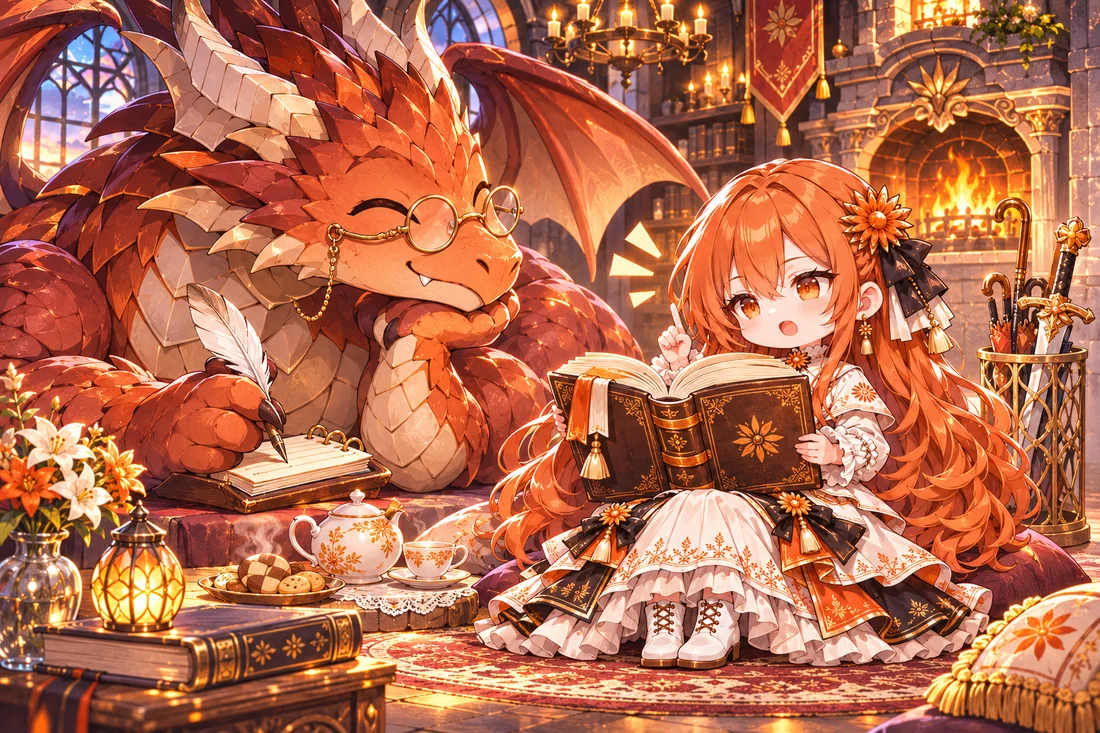
#> input picture src/assets/cg_claude_dragon.webp, 1100 x 733 px, given in place of cg_claude_dragon.webp.png, which was not available
$ python bg_post.py ../src/assets/cg_claude_dragon.webp
#> lines starting #> are read from the running program, lines starting #| are printed output that depends on the picture
"""背景後製：給 Blender 輸出的 art/raw/bg_*.png 加光暈與輕微暗角，再壓成 WebP 放到 art/cut/。

用法：python tools/bg_post.py hall canyon studio
"""
import os
import sys

import numpy as np
from PIL import Image, ImageFilter

ROOT = os.path.dirname(os.path.dirname(os.path.abspath(__file__)))


def post(name, bloom=0.32, threshold=0.72, radius=26, vignette=0.12, quality=86):
#> called with name = '../src/assets/cg_claude_dragon.webp', bloom = 0.32, threshold = 0.72, radius = 26, vignette = 0.12, quality = 86
    src = os.path.join(ROOT, 'art', 'raw', f'bg_{name}.png')
    im = Image.open(src).convert('RGB')
#> im is the input picture: PIL image 1100x733 RGB; mean R, G, B 180.7, 107.2, 78.5
    a = np.asarray(im).astype(np.float32) / 255.0
    # 光暈：只取亮部、模糊後用 screen 疊回去
    lum = a @ np.array([0.2126, 0.7152, 0.0722], dtype=np.float32)
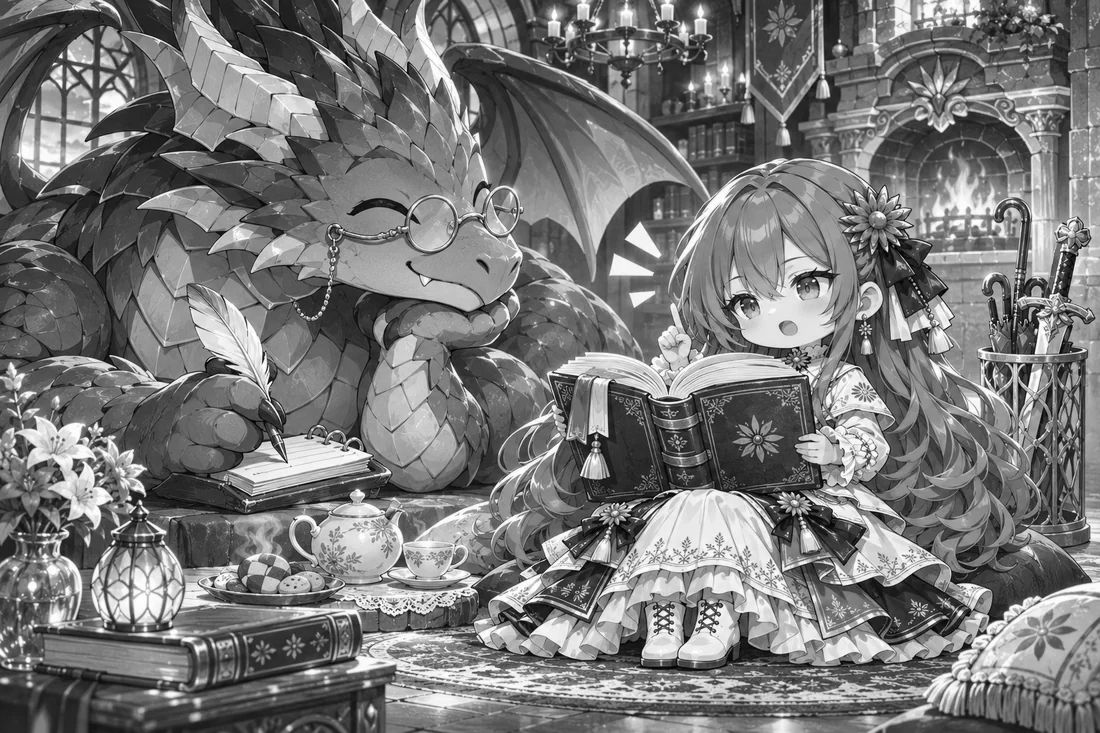
#> lum: shape (733, 1100) float32; min 0.00834, max 1, mean 0.474
    mask = np.clip((lum - threshold) / (1 - threshold), 0, 1)[..., None]
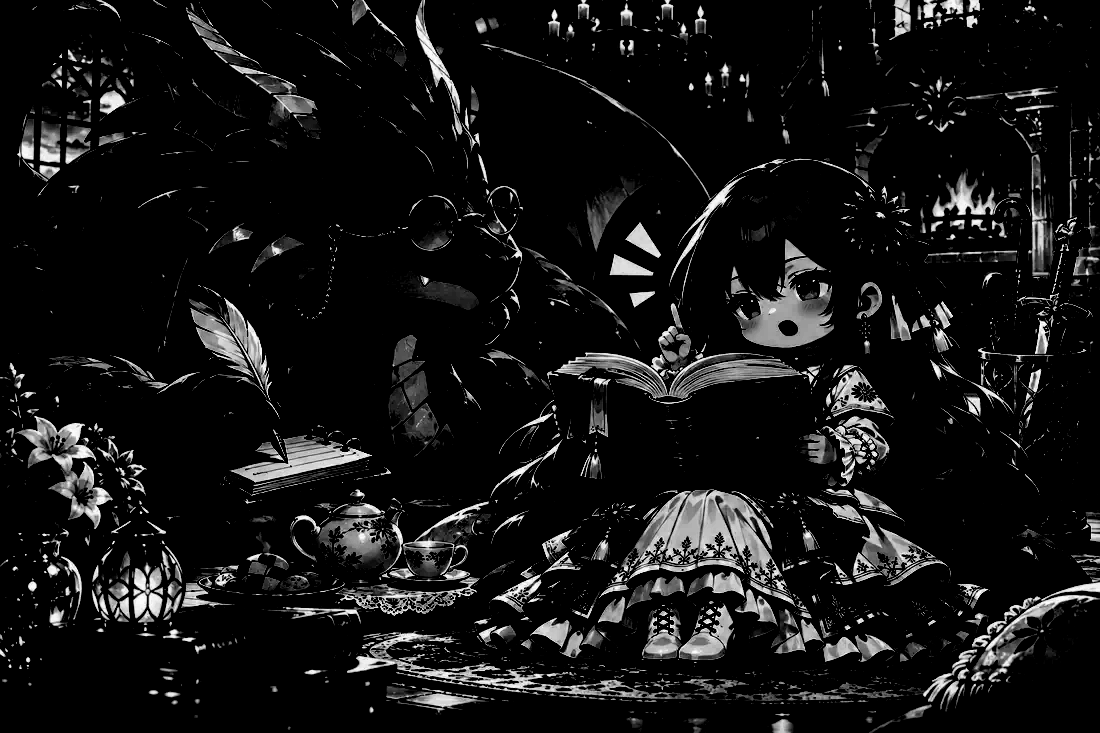
#> mask: shape (733, 1100, 1) float32; min 0, max 1, mean 0.0823
    bright = Image.fromarray((a * mask * 255).astype(np.uint8)).filter(ImageFilter.GaussianBlur(radius))
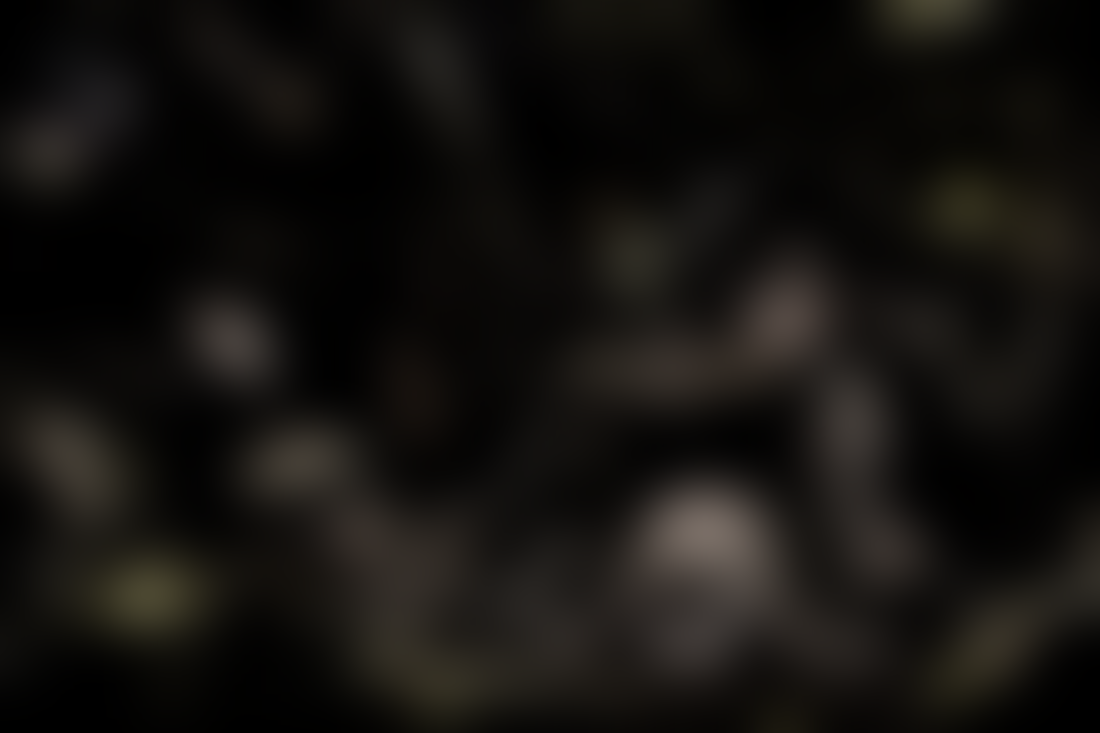
#> bright: PIL image 1100x733 RGB; mean R, G, B 20.6, 18.4, 15.6
    b = np.asarray(bright).astype(np.float32) / 255.0 * bloom
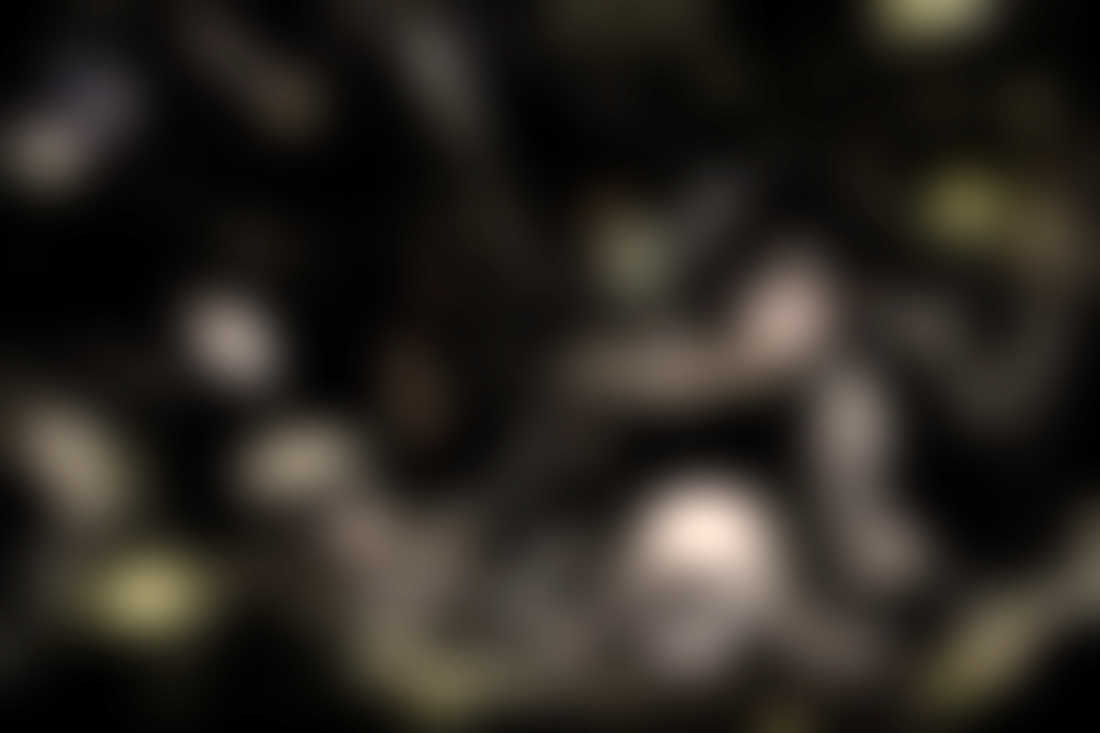
#> b: shape (733, 1100, 3) float32; mean R, G, B 0.0258, 0.0231, 0.0196; drawn with min black and max white
    out = 1 - (1 - a) * (1 - b)
    # 暗角
    h, w = lum.shape
#> h = 733; w = 1100
    yy, xx = np.mgrid[0:h, 0:w]
    r = np.sqrt(((xx - w / 2) / (w / 2)) ** 2 + ((yy - h / 2) / (h / 2)) ** 2) / np.sqrt(2)
    out *= (1 - vignette * np.clip(r, 0, 1) ** 2)[..., None]
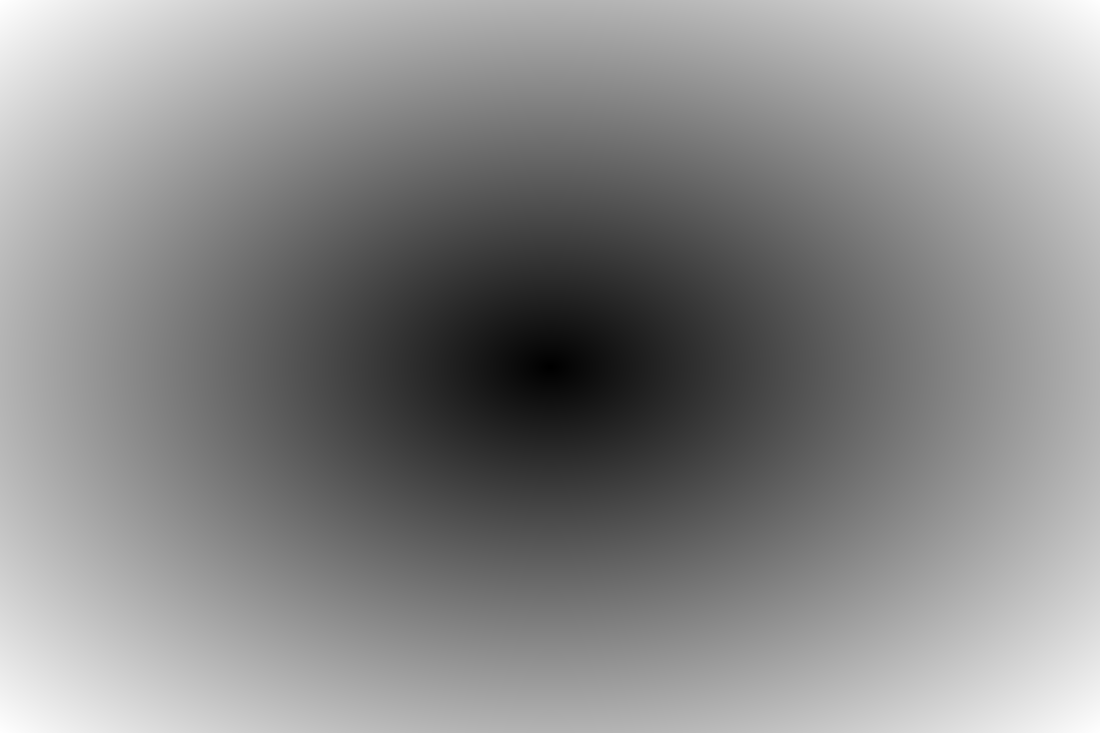
#> r: shape (733, 1100) float64; min 0.000965, max 1, mean 0.541
    img = Image.fromarray((np.clip(out, 0, 1) * 255).astype(np.uint8))
    os.makedirs(os.path.join(ROOT, 'art', 'cut'), exist_ok=True)
    dst = os.path.join(ROOT, 'art', 'cut', f'bg_{name}.webp')
    img.save(dst, 'WEBP', quality=quality, method=6)
    print(dst, img.size, os.path.getsize(dst) // 1024, 'KB')
#| art/cut/bg_../src/assets/cg_claude_dragon.webp.webp (1100, 733) 250 KB


if __name__ == '__main__':
    for n in sys.argv[1:] or ['hall', 'canyon', 'studio']:
        post(n)

$ run again, on src/assets/cg_claude_scene.webp
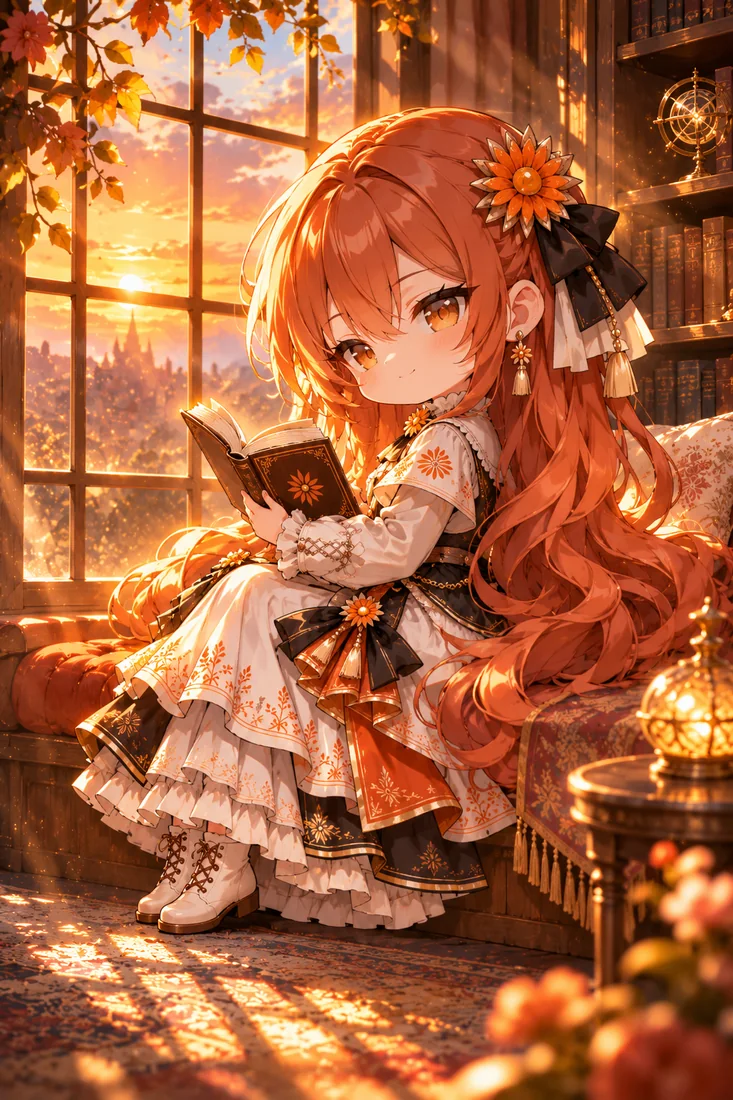
#> input picture src/assets/cg_claude_scene.webp, 733 x 1100 px, given in place of cg_claude_scene.webp.png, which was not available
#> in post, im is the input picture: PIL image 733x1100 RGB; mean R, G, B 172.5, 100.5, 61.9
#> in post, `lum = a @ np.array([0.2126, 0.7152, 0.0722], dtype=np.float32)`:
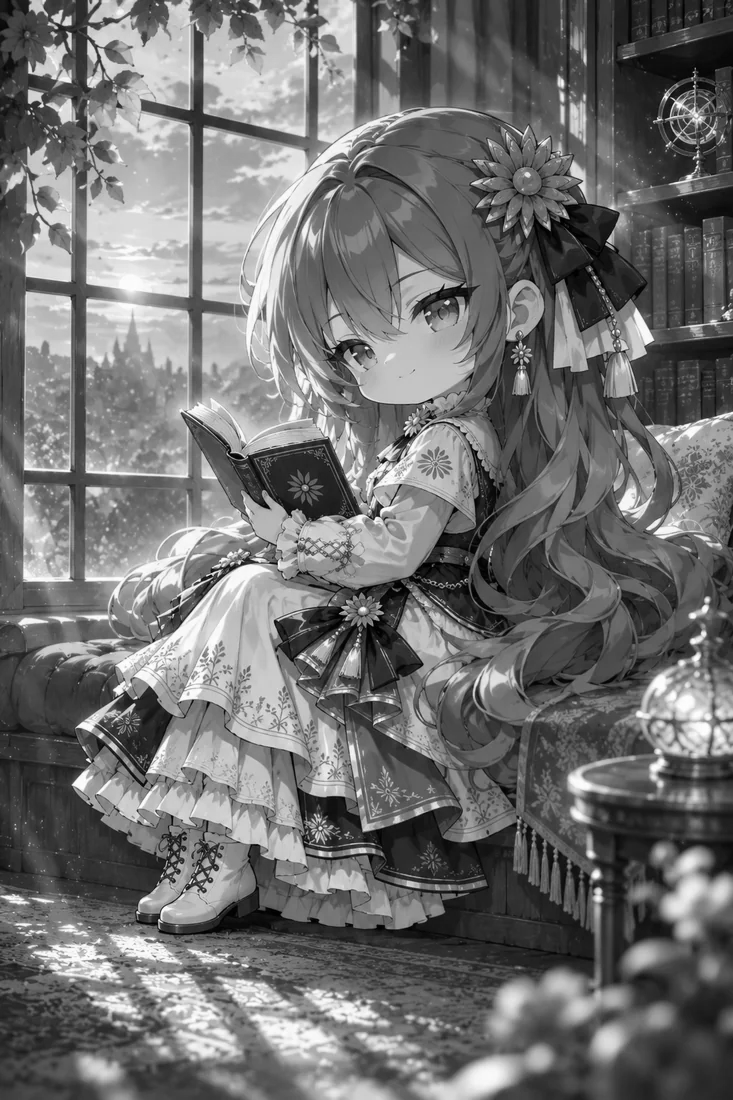
#> lum: shape (1100, 733) float32; min 0, max 1, mean 0.443
#> in post, `b = np.asarray(bright).astype(np.float32) / 255.0 * bloom`:
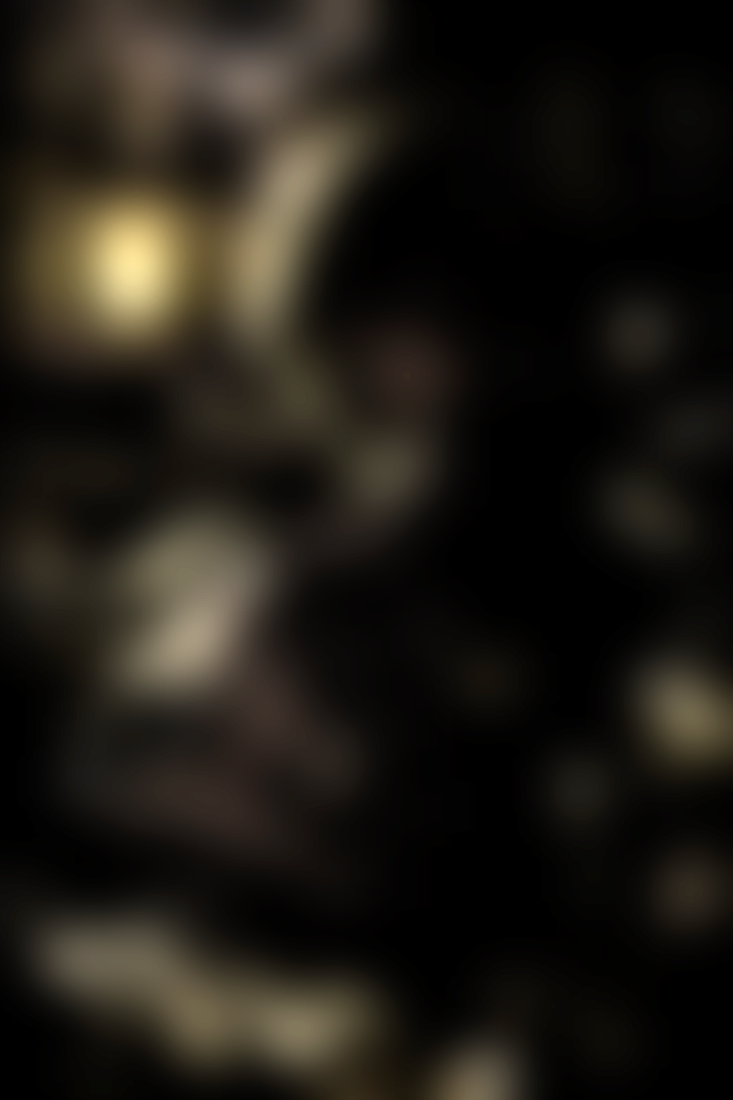
#> b: shape (1100, 733, 3) float32; mean R, G, B 0.0192, 0.0169, 0.0128; drawn with min black and max white
#| art/cut/bg_../src/assets/cg_claude_scene.webp.webp (733, 1100) 176 KB

$ run again, on src/assets/cg_claude_selfie.webp
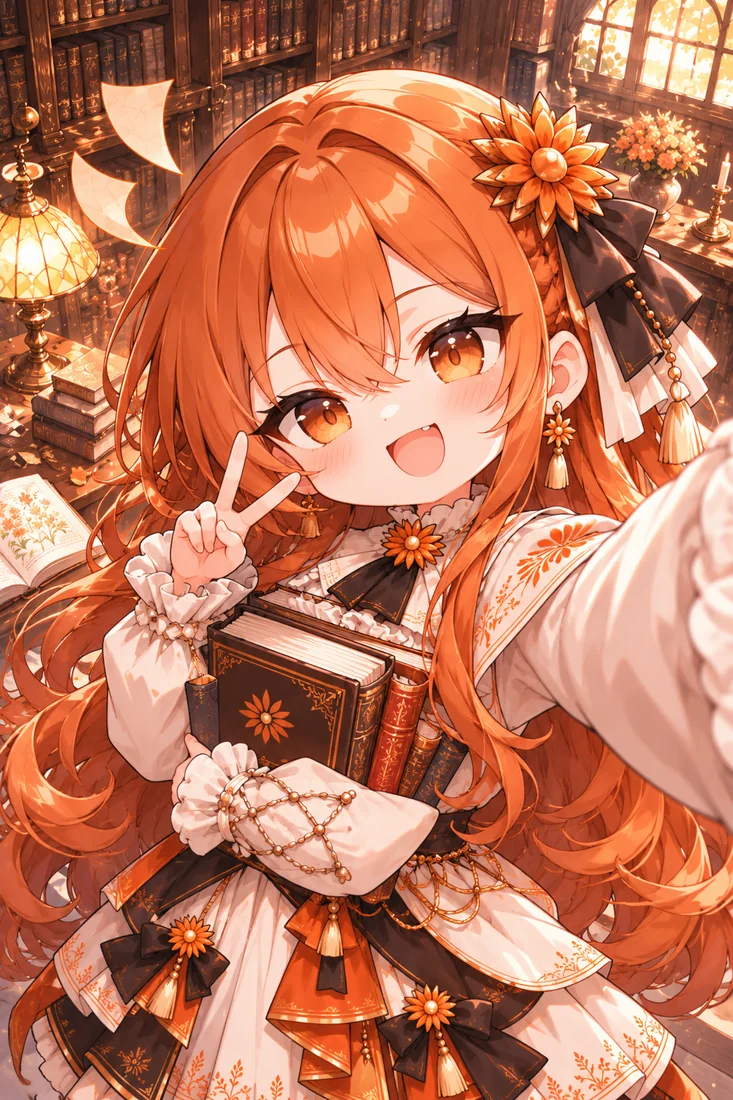
#> input picture src/assets/cg_claude_selfie.webp, 733 x 1100 px, given in place of cg_claude_selfie.webp.png, which was not available
#> in post, im is the input picture: PIL image 733x1100 RGB; mean R, G, B 191.6, 119, 90.3
#> in post, `mask = np.clip((lum - threshold) / (1 - threshold), 0, 1)[..., None]`:
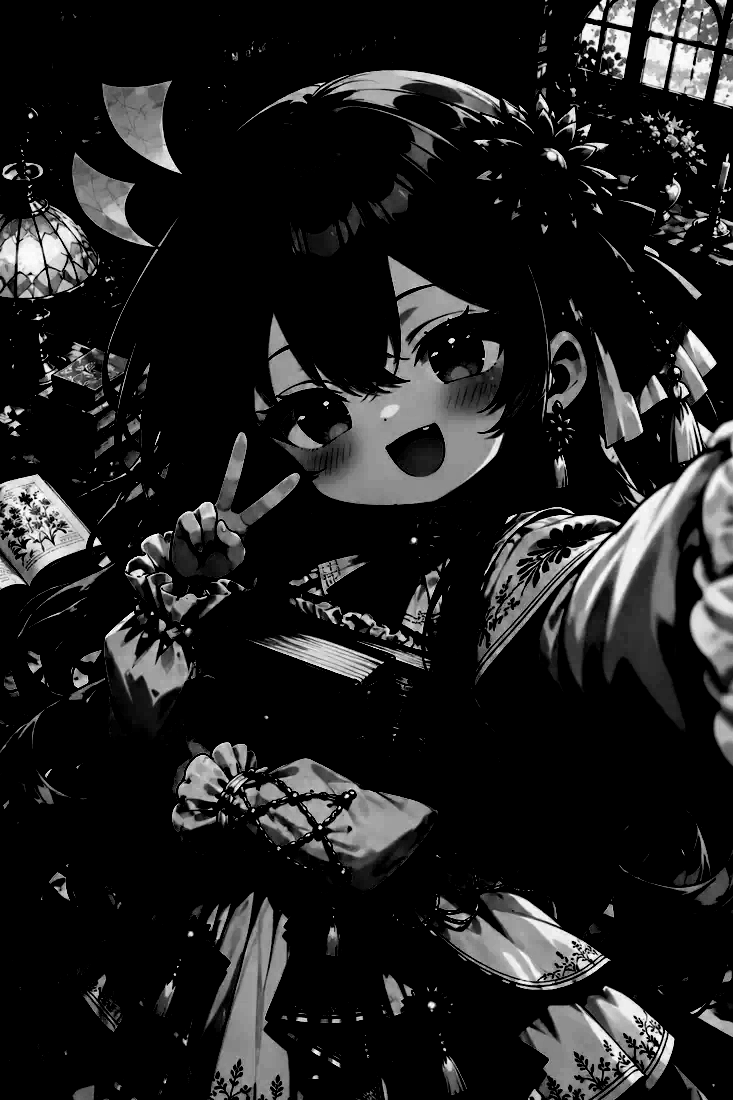
#> mask: shape (1100, 733, 1) float32; min 0, max 1, mean 0.121
#> in post, `b = np.asarray(bright).astype(np.float32) / 255.0 * bloom`:
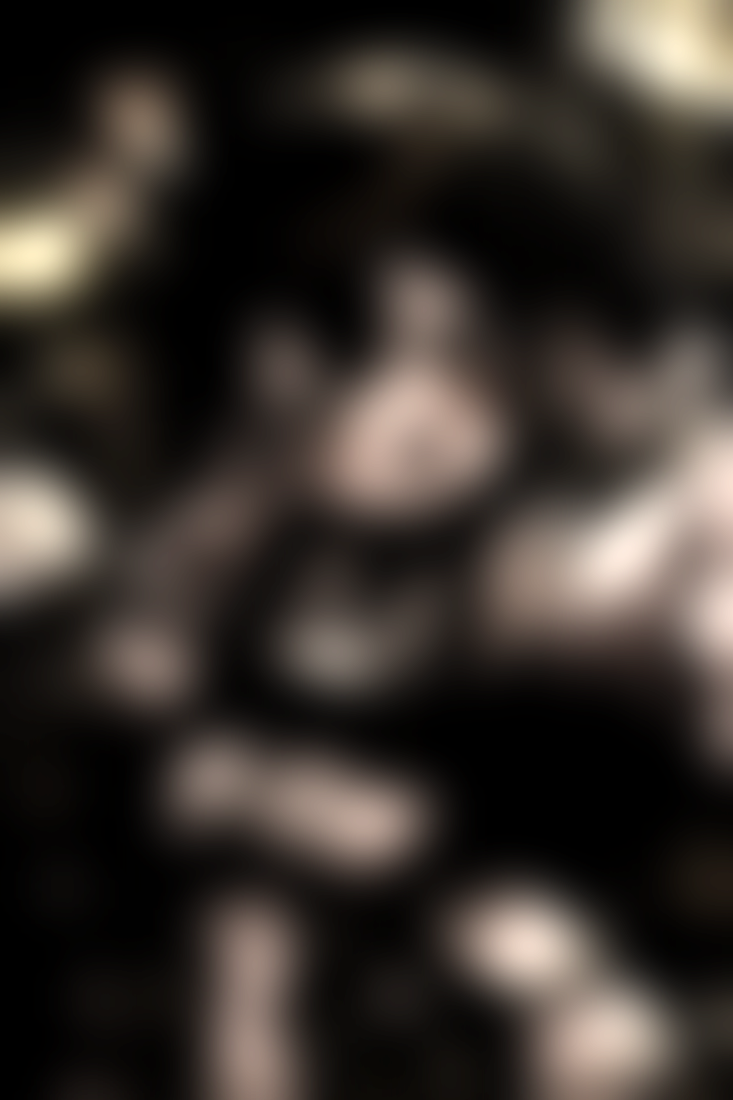
#> b: shape (1100, 733, 3) float32; mean R, G, B 0.0379, 0.0335, 0.0299; drawn with min black and max white
#| art/cut/bg_../src/assets/cg_claude_selfie.webp.webp (733, 1100) 189 KB
